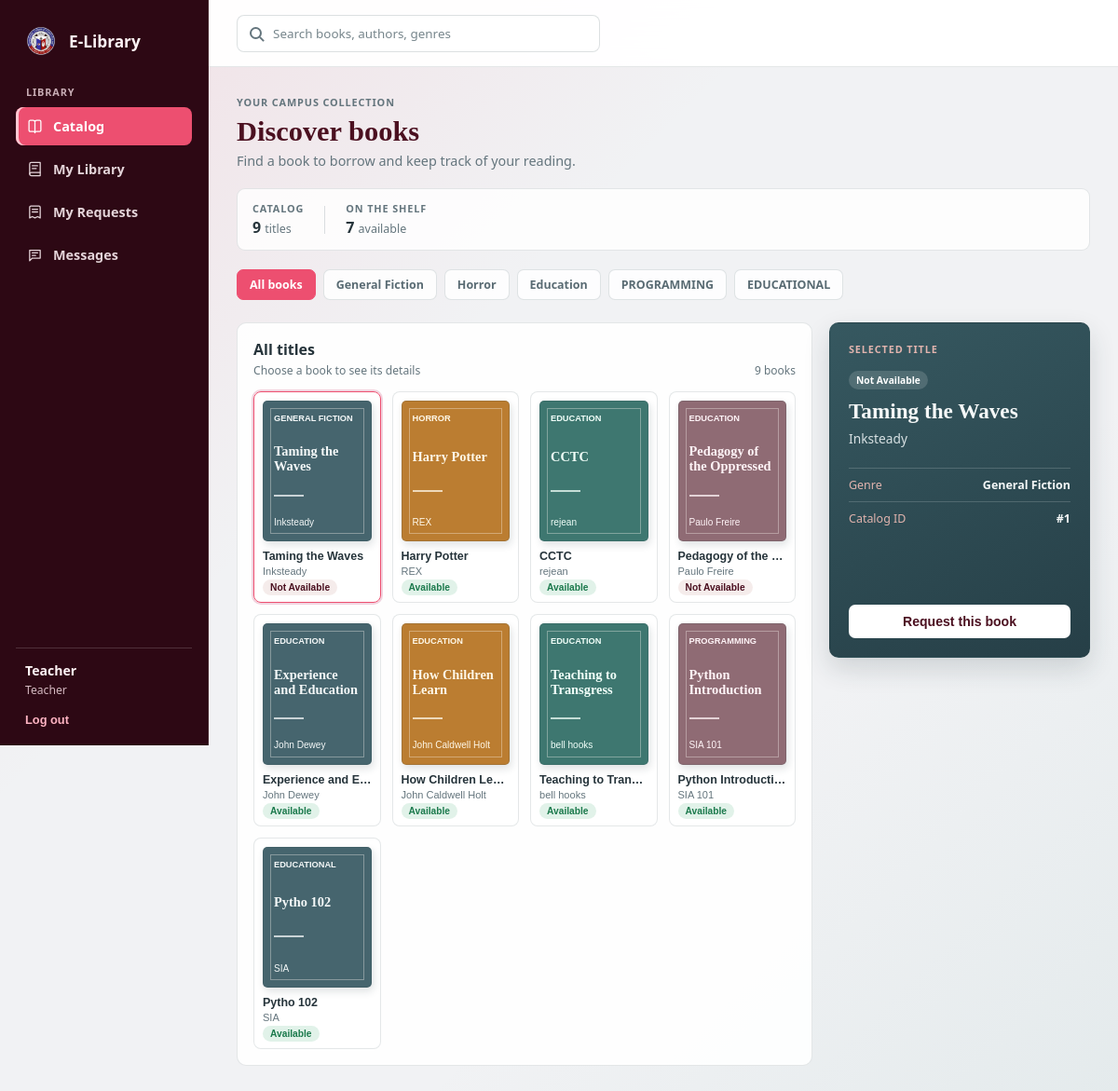
The page /books/ (signed in) on the database its author committed.
### Rejean_App/models.py (models this page shows, shortened)
class CustomUser(AbstractUser):
    ROLE_STUDENT = 'student'
    ROLE_TEACHER = 'teacher'
    ROLE_STAFF = 'staff'
    ROLE_CHOICES = [
        (ROLE_STUDENT, 'Student'),
        (ROLE_TEACHER, 'Teacher'),
        (ROLE_STAFF, 'Staff'),
    ]
    role = models.CharField(max_length=10, choices=ROLE_CHOICES, default=ROLE_STUDENT)
    @property
    def is_staff_role(self):
        return self.is_superuser or self.role == self.ROLE_STAFF
    @property
    def account_role_display(self):
        return 'Admin' if self.is_superuser else self.get_role_display()

class Book(models.Model):
    AVAILABLE = 'Available'
    NOT_AVAILABLE = 'Not Available'
    AVAILABILITY_CHOICES = [
        (AVAILABLE, 'Available'),
        (NOT_AVAILABLE, 'Not Available'),
    ]
    book_id = models.AutoField(primary_key=True)
    book_name = models.CharField(max_length=100)
    author = models.CharField(max_length=100)
    genre = models.CharField(max_length=50)
    availability = models.CharField(max_length=20, choices=AVAILABILITY_CHOICES, default=AVAILABLE)
    @property
    def is_available(self):
        return self.availability == self.AVAILABLE

### Rejean_App/views.py (the view)
# urls.py: path('books/', views.book_list, name='book_list'),
@login_required
def book_list(request):
    books = Book.objects.all()
    edit_book = None
    if request.user.is_staff_role:
        if request.GET.get('edit'):
            edit_book = get_object_or_404(Book, pk=request.GET['edit'])
        form = BookForm(instance=edit_book) if edit_book else BookForm()
    else:
        form = None
    context = {
        'books': books,
        'genres': books.order_by().values_list('genre', flat=True).distinct(),
        'selected_book': books.first(),
        'available_count': books.filter(availability=Book.AVAILABLE).count(),
        'form': form,
        'edit_book': edit_book,
        'show_add_book': request.user.is_staff_role and request.GET.get('add') == '1',
        'pending_request_book_ids': set(
            BookRequest.objects.filter(user=request.user, status=BookRequest.PENDING)
            .values_list('book_id', flat=True)
        ) if not request.user.is_staff_role else set(),
        'is_staff': request.user.is_staff_role,
    }
    return render(request, 'InvApp/book_list.html', context)

### Rejean_App/Templates/InvApp/book_list.html (shortened to what this page needs)
{% extends 'InvApp/base.html' %}
{% load static %}
{% block topbar %}
<label class="catalog-search">
    <span class="search-mark" aria-hidden="true"></span>
    <input id="bookSearch" type="search" placeholder="Search books, authors, genres" aria-label="Search books">
</label>
{% endblock %}
{% block content %}
<section class="catalog-heading">
    <div>
        <span class="eyebrow">YOUR CAMPUS COLLECTION</span>
        <h1>Discover books</h1>
        <p>{% if request.user.is_staff_role %}Manage titles and availability across the library.{% else %}Find a book to borrow and keep track of your reading.{% endif %}</p>
    </div>
</section>
<section class="collection-strip" aria-label="Collection summary">
    <div><span>CATALOG</span><strong>{{ books|length }} <small>titles</small></strong></div>
    <div><span>ON THE SHELF</span><strong>{{ available_count }} <small>available</small></strong></div>
</section>
<div class="genre-filter" role="group" aria-label="Filter books by genre">
    <button type="button" class="genre-chip active" data-genre-filter="all" aria-pressed="true">All books</button>
    {% for genre in genres %}
    <button type="button" class="genre-chip" data-genre-filter="{{ genre|lower }}" aria-pressed="false">{{ genre }}</button>
    {% endfor %}
</div>
<div class="book-browser">
    <section class="book-shelf" aria-label="Book catalog">
        <div class="shelf-heading">
            <div>
                <h2>All titles</h2>
                <p>Choose a book to see its details</p>
            </div>
            <span class="result-count" id="resultCount">{{ books|length }} books</span>
        </div>
        <div class="book-grid" id="bookGrid">
            {% for book in books %}
            <article class="book-tile{% if forloop.first %} selected{% endif %}" data-book-card
                data-id="{{ book.book_id }}" data-title="{{ book.book_name }}" data-author="{{ book.author }}"
                data-genre="{{ book.genre|lower }}" data-search="{{ book.book_name|lower }} {{ book.author|lower }} {{ book.genre|lower }}"
                data-status="{{ book.availability }}" data-requested="{% if book.book_id in pending_request_book_ids %}true{% else %}false{% endif %}">
                <button type="button" class="book-select" data-select-book aria-pressed="{% if forloop.first %}true{% else %}false{% endif %}">
                    <span class="book-cover">
                        <span class="cover-genre">{{ book.genre }}</span>
                        <span class="cover-title">{{ book.book_name }}</span>
                        <span class="cover-rule"></span>
                        <span class="cover-author">{{ book.author }}</span>
                    </span>
                    <span class="book-card-meta">
                        <strong>{{ book.book_name }}</strong>
                        <span>{{ book.author }}</span>
                        <span class="book-status {% if book.is_available %}is-available{% else %}is-unavailable{% endif %}">{{ book.availability }}</span>
                    </span>
                </button>
            </article>
            {% empty %}
            <p class="empty-state catalog-empty">No books in the catalog yet.</p>
            {% endfor %}
        </div>
    </section>
    <aside class="book-detail-panel" aria-live="polite" aria-label="Selected book details">
        <span class="detail-kicker">SELECTED TITLE</span>
        {% if selected_book %}
        <span class="detail-status {% if selected_book.is_available %}is-available{% else %}is-unavailable{% endif %}" id="detailStatus">{{ selected_book.availability }}</span>
        <h2 id="detailTitle">{{ selected_book.book_name }}</h2>
        <p class="detail-author" id="detailAuthor">{{ selected_book.author }}</p>
        <dl class="detail-list">
            <div><dt>Genre</dt><dd id="detailGenre">{{ selected_book.genre }}</dd></div>
            <div><dt>Catalog ID</dt><dd id="detailId">#{{ selected_book.book_id }}</dd></div>
        </dl>
        {% if not request.user.is_staff_role %}
        <form method="POST" action="{% url 'book_request' %}" class="detail-borrow-form" id="detailRequestForm" {% if selected_book.is_available or selected_book.book_id in pending_request_book_ids %}hidden{% endif %}>
            <button type="submit" class="btn-pill detail-borrow detail-request">Request this book</button>
        </form>
        {% else %}
        <p class="detail-note">Manage this title from its card in the catalog.</p>
        {% endif %}
        {% else %}
        <h2 id="detailTitle">No titles yet</h2>
        <p class="detail-author">The catalog is empty.</p>
        {% endif %}
    </aside>
</div>
{% endblock %}

### Rejean_App/Templates/InvApp/base.html (shortened to what this page needs)
{% load static %}
<!DOCTYPE html>
<html lang="en">
<head>
    <link href="{% static 'InvApp/theme.css' %}?v=auth-pink-2" rel="stylesheet">
</head>
<body class="lms-body{% if request.resolver_match.url_name == 'login' or request.resolver_match.url_name == 'staff_login' or request.resolver_match.url_name == 'register' %} auth-page{% endif %}">
    {% if user.is_authenticated %}
    <div class="app-shell">
        <aside class="app-sidebar">
            <a class="app-brand" href="{% url 'book_list' %}">
                <img src="{% static 'CCTC_logo.png' %}" alt="" class="brand-logo">
                <span>E-Library</span>
            </a>
            <span class="sidebar-label">LIBRARY</span>
            <nav class="sidebar-links" aria-label="Library navigation">
                {% if user.is_staff_role %}
                <a href="{% url 'staff_dashboard' %}" class="{% if request.resolver_match.url_name == 'staff_dashboard' %}active{% endif %}">
                    <svg class="nav-icon" viewBox="0 0 24 24" aria-hidden="true"><rect x="3" y="3" width="7" height="7" rx="1"/><rect x="14" y="3" width="7" height="7" rx="1"/><rect x="3" y="14" width="7" height="7" rx="1"/><rect x="14" y="14" width="7" height="7" rx="1"/></svg><span>Dashboard</span>
                </a>
                <a href="{% url 'staff_profile' %}" class="{% if request.resolver_match.url_name == 'staff_profile' %}active{% endif %}">
                    <svg class="nav-icon" viewBox="0 0 24 24" aria-hidden="true"><circle cx="12" cy="8" r="4"/><path d="M5 21a7 7 0 0 1 14 0"/></svg><span>Profile</span>
                </a>
                <a href="{% url 'staff_members' %}?role=student" class="{% if request.resolver_match.url_name == 'staff_members' and request.GET.role == 'student' %}active{% endif %}">
                    <svg class="nav-icon" viewBox="0 0 24 24" aria-hidden="true"><path d="M16 21v-2a4 4 0 0 0-4-4H8a4 4 0 0 0-4 4v2"/><circle cx="10" cy="7" r="4"/><path d="M20 8v6M17 11h6"/></svg><span>All Student Information</span>
                </a>
                <a href="{% url 'staff_members' %}?role=teacher" class="{% if request.resolver_match.url_name == 'staff_members' and request.GET.role == 'teacher' %}active{% endif %}">
                    <svg class="nav-icon" viewBox="0 0 24 24" aria-hidden="true"><path d="M3 21h18M5 21V7l7-4 7 4v14M9 21v-8h6v8"/><path d="M9 8h.01M15 8h.01"/></svg><span>All Teacher Information</span>
                </a>
                <details class="sidebar-group" {% if request.resolver_match.url_name == 'book_list' %}open{% endif %}>
                    <summary><svg class="nav-icon" viewBox="0 0 24 24" aria-hidden="true"><path d="M4 19.5A2.5 2.5 0 0 1 6.5 17H20"/><path d="M6.5 2H20v20H6.5A2.5 2.5 0 0 1 4 19.5v-15A2.5 2.5 0 0 1 6.5 2Z"/><path d="M8 7h8M8 11h8"/></svg><span>Manage Book</span><span class="sidebar-chevron" aria-hidden="true"></span></summary>
                    <div class="sidebar-submenu">
                        <a href="{% url 'book_list' %}">All Books</a>
                        <a href="{% url 'book_list' %}?add=1">Add Book</a>
                    </div>
                </details>
                <details class="sidebar-group" {% if request.resolver_match.url_name == 'staff_issue' %}open{% endif %}>
                    <summary><svg class="nav-icon" viewBox="0 0 24 24" aria-hidden="true"><path d="M4 19.5A2.5 2.5 0 0 1 6.5 17H20"/><path d="M6.5 2H20v20H6.5A2.5 2.5 0 0 1 4 19.5v-15A2.5 2.5 0 0 1 6.5 2Z"/><path d="M12 7v6M9 10h6"/></svg><span>Issue Book</span><span class="sidebar-chevron" aria-hidden="true"></span></summary>
                    <div class="sidebar-submenu">
                        <a href="{% url 'staff_issue' %}">Issue to Member</a>
                        <a href="{% url 'staff_dashboard' %}#active-loans">Return Book</a>
                        <a href="{% url 'staff_dashboard' %}#active-loans">Issued Books</a>
                    </div>
                </details>
                <a href="{% url 'staff_requests' %}" class="{% if request.resolver_match.url_name == 'staff_requests' %}active{% endif %}">
                    <svg class="nav-icon" viewBox="0 0 24 24" aria-hidden="true"><path d="M6 3h12a2 2 0 0 1 2 2v16l-4-2-4 2-4-2-4 2V5a2 2 0 0 1 2-2Z"/><path d="M8 8h8M8 12h8M8 16h4"/></svg><span>View Requested Books</span>
                </a>
                <details class="sidebar-group" {% if request.resolver_match.url_name == 'staff_members' and request.GET.role == 'staff' %}open{% endif %}>
                    <summary><svg class="nav-icon" viewBox="0 0 24 24" aria-hidden="true"><path d="M16 21v-2a4 4 0 0 0-4-4H8a4 4 0 0 0-4 4v2"/><circle cx="10" cy="7" r="4"/><path d="M20 21v-2a4 4 0 0 0-3-3.87M16 3.13a4 4 0 0 1 0 7.75"/></svg><span>Manage Users</span><span class="sidebar-chevron" aria-hidden="true"></span></summary>
                    <div class="sidebar-submenu">
                        <a href="{% url 'staff_members' %}?role=student">Students</a>
                        <a href="{% url 'staff_members' %}?role=teacher">Teachers</a>
                        <a href="{% url 'staff_members' %}?role=staff">Staff accounts</a>
                    </div>
                </details>
                <a href="{% url 'staff_send_message' %}" class="{% if request.resolver_match.url_name == 'staff_send_message' %}active{% endif %}">
                    <svg class="nav-icon" viewBox="0 0 24 24" aria-hidden="true"><path d="M4 5h16v12H8l-4 4V5Z"/><path d="M8 9h8M8 13h5"/></svg><span>Send Message To User</span>
                </a>
                <a href="{% url 'staff_dashboard' %}#reports">
                    <svg class="nav-icon" viewBox="0 0 24 24" aria-hidden="true"><path d="M3 3v18h18"/><path d="M18 17V9M13 17V5M8 17v-3"/></svg><span>Reports</span>
                </a>
                {% else %}
                <a href="{% url 'book_list' %}" class="{% if request.resolver_match.url_name == 'book_list' %}active{% endif %}">
                    <svg class="nav-icon" viewBox="0 0 24 24" aria-hidden="true"><path d="M12 7v14"/><path d="M3 18V5a2 2 0 0 1 2-2h4a3 3 0 0 1 3 3 3 3 0 0 1 3-3h4a2 2 0 0 1 2 2v13a2 2 0 0 1-2 2h-5a2 2 0 0 0-2 2 2 2 0 0 0-2-2H5a2 2 0 0 1-2-2Z"/></svg><span>Catalog</span>
                </a>
                <a href="{% url 'my_books' %}" class="{% if request.resolver_match.url_name == 'my_books' %}active{% endif %}">
                    <svg class="nav-icon" viewBox="0 0 24 24" aria-hidden="true"><path d="M4 19.5A2.5 2.5 0 0 1 6.5 17H20"/><path d="M6.5 2H20v20H6.5A2.5 2.5 0 0 1 4 19.5v-15A2.5 2.5 0 0 1 6.5 2Z"/><path d="M8 7h8M8 11h6"/></svg><span>My Library</span>
                </a>
                <a href="{% url 'my_requests' %}" class="{% if request.resolver_match.url_name == 'my_requests' %}active{% endif %}">
                    <svg class="nav-icon" viewBox="0 0 24 24" aria-hidden="true"><path d="M6 3h12a2 2 0 0 1 2 2v16l-4-2-4 2-4-2-4 2V5a2 2 0 0 1 2-2Z"/><path d="M8 8h8M8 12h8"/></svg><span>My Requests</span>
                </a>
                <a href="{% url 'user_messages' %}" class="{% if request.resolver_match.url_name == 'user_messages' %}active{% endif %}">
                    <svg class="nav-icon" viewBox="0 0 24 24" aria-hidden="true"><path d="M4 5h16v12H8l-4 4V5Z"/><path d="M8 9h8M8 13h5"/></svg><span>Messages</span>
                </a>
                {% endif %}
            </nav>
            <div class="sidebar-account">
                <span class="account-name">{{ user.get_full_name|default:user.username }}</span>
                <span class="account-role">{{ user.account_role_display }}</span>
                <form method="POST" action="{% if user.is_staff_role %}{% url 'staff_logout' %}{% else %}{% url 'logout' %}{% endif %}">
                    <button type="submit" class="sidebar-logout">Log out</button>
                </form>
            </div>
        </aside>
        <div class="app-main">
            <header class="app-topbar">
                {% block topbar %}<span class="topbar-label">Library</span>{% endblock %}
            </header>
    {% endif %}
    <main class="lms-container">
        {% block content %}{% endblock %}
    </main>
    {% if user.is_authenticated %}
        </div>
    </div>
    {% endif %}
</body>
</html>

### rows shown on the page
CustomUser: get_full_name "Teacher", account_role_display "Teacher"
Book: genre "GENERAL FICTION", book_name "Taming the Waves", author "Inksteady", availability "Not Available", genre "General Fiction", book_id "1"
Book: genre "HORROR", book_name "Harry Potter", author "REX", availability "Available"
Book: genre "EDUCATION", book_name "CCTC", author "rejean", availability "Available"
Book: genre "EDUCATION", book_name "Pedagogy of the Oppressed", author "Paulo Freire", book_name "Pedagogy of the…", availability "Not Available"
Book: genre "EDUCATION", book_name "Experience and Education", author "John Dewey", book_name "Experience and E…", availability "Available"
Book: genre "EDUCATION", book_name "How Children Learn", author "John Caldwell Holt", availability "Available"
Book: genre "EDUCATION", book_name "Teaching to Transgress", author "bell hooks", book_name "Teaching to Tran…", availability "Available"
Book: genre "PROGRAMMING", book_name "Python Introduction", author "SIA 101", book_name "Python…", availability "Available"
Book: genre "EDUCATIONAL", book_name "Pytho 102", author "SIA", availability "Available"

### other values the page prints
{{ books|length }} "9"
{{ available_count }} "7"
{{ genre }} "General Fiction" "Horror" "Education" "PROGRAMMING" "EDUCATIONAL"
